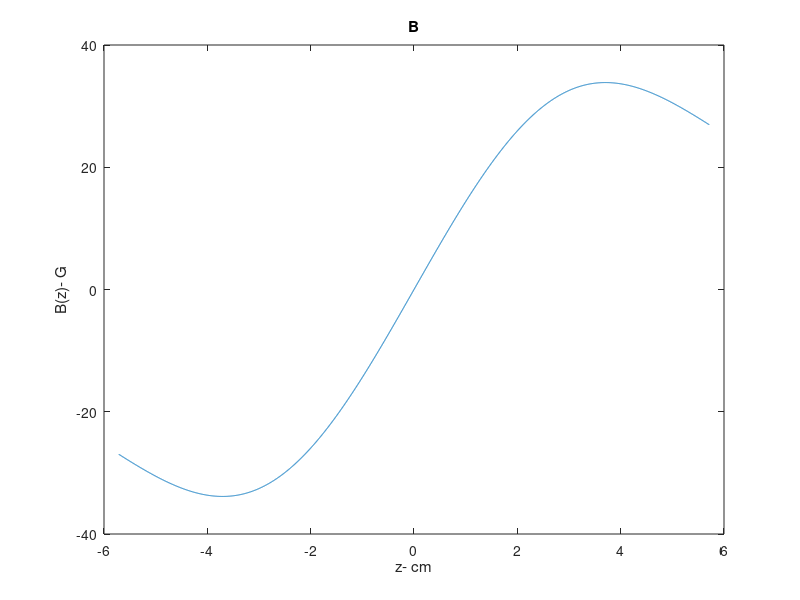
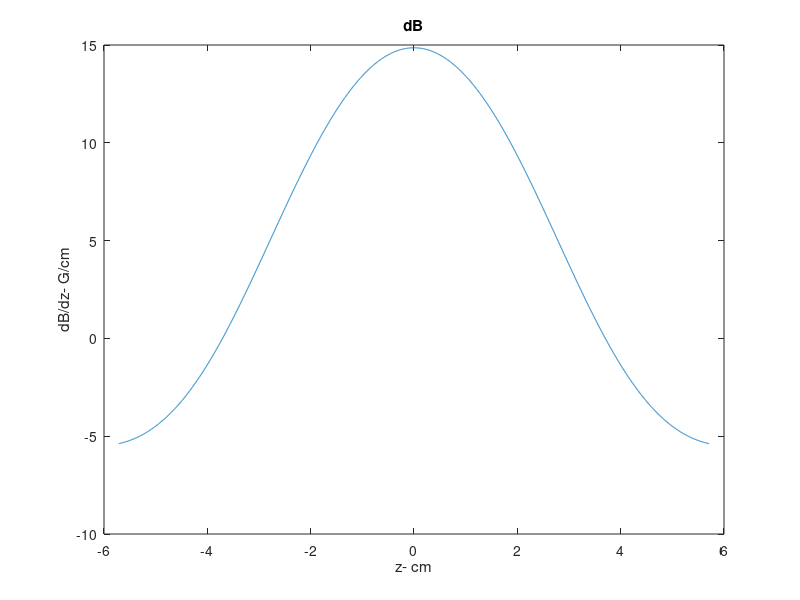
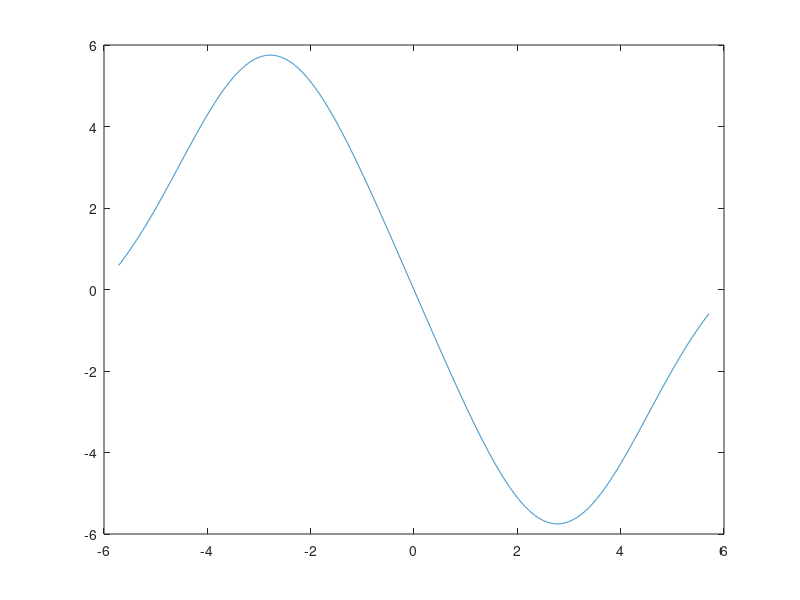

Recreate these plots in MATLAB, in order.
%
%   AntiH.m
%
clear all;
close all;

npts=2000;
%%%%%%%%%%%%%%%%%%%%%%%%%%%%%%%%%%%%%%%%%%%%%%%%%%%%%%%%%%%%%%%%%%%%%%
%   User defined parameters in between the lines

N_L = 3;                        %Number of coils vertically
N_r = 3;                        %Number of coils radially
I = 50;                        %current in amps
t = 0.067 * 2.54;            %diameter of coated wire - 16 gauge wire
r_ave = 2.25 * 2.54;            %interior radius in cm
L = r_ave;          %distance of center coils for Anti-Helmholtz
                                %configuration. 

%%%%%%%%%%%%%%%%%%%%%%%%%%%%%%%%%%%%%%%%%%%%%%%%%%%%%%%%%%%%%%%%%%%%%%

z = 2*[-npts:npts]*L/(2*npts);  %Plotting beyond the location of the coils
B=zeros(1,length(z));

for j=1:N_r                     %radial loop
    r_j = r_ave + (j-(N_r+1)/2)*t;
    A = 2 * pi * I * r_j^2 / 10;
    for i=1:N_L                 % Longitudinal loop
        z_i = (L/2) +(i-(N_L+1)/2) * t ;
        C_plus = ((z - z_i).^2 + r_j^2).^(3/2);
        C_minus = ((z + z_i).^2 + r_j^2).^(3/2);
        B = B + A * (1./C_plus - 1./C_minus);           
    end
end

fid1=figure;
plot(z,B);
set(fid1,'Position',[41 578 560 420]);
xlabel('z- cm'); ylabel('B(z)- G');
title('B');

fid2=figure;
plot(z(1:length(z)-1),diff(B)./diff(z))
set(fid2,'Position',[43 84 560 420]);
xlabel('z- cm'); ylabel('dB/dz- G/cm');
title('dB');

fid3=figure;
plot(z(1:length(z)-2),diff(diff(B))./diff(z(1:length(z)-1)).^2)

% fid4=figure;
% plot(z(1:length(z)-3),diff(diff(diff(B)))./diff(z(1:length(z)-2)).^2)
% title('Third derivative')


coil_area = pi * (t/2)^2;
N_t = 2*(N_L * N_r);
pwr = 2 * pi * r_ave * (1.7e-6) * (N_t * I)^2 / (N_t * coil_area);
volts = pwr / I;
display(pwr);
display(volts);

mu = (4*pi)*10e-7;
inductance = N_t^2 * (r_ave/100) * mu * (log(8*r_ave/coil_area) - 2);
display(inductance);

clamp_V = 500;
current = I;
switch_L = inductance;
switching_T = switch_L * current / clamp_V;
disp(strcat('Switching time = ',num2str(switching_T/1e-6),' usec'));
